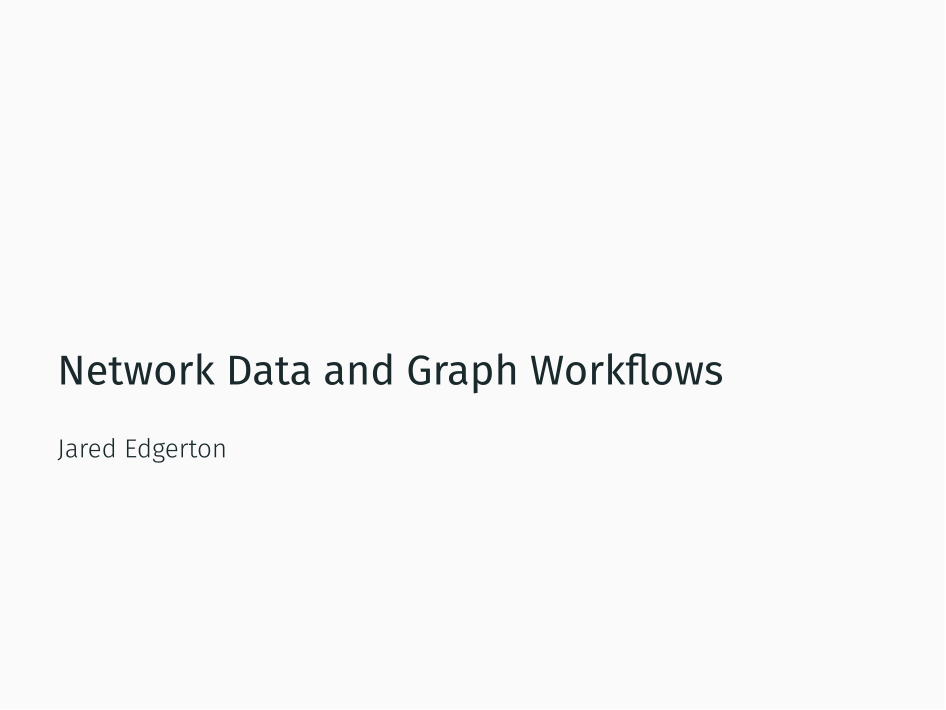

Write R code to recreate this figure.
# make_week08_slides_with_pseudocode.R
# Generates Week 08 lecture slides (Network Data & Graph Workflows)
# Includes pseudocode for ERGM, AME, diffusion models, and GNNs

# Install required packages if not already installed
if (!requireNamespace("xaringan", quietly = TRUE)) install.packages("xaringan")
if (!requireNamespace("rmarkdown", quietly = TRUE)) install.packages("rmarkdown")
if (!requireNamespace("pagedown", quietly = TRUE)) install.packages("pagedown")

writeLines(
"---
title: 'Network Data and Graph Workflows'
author: 'Jared Edgerton'
output:
  xaringan::moon_reader:
    css: [default, metropolis, metropolis-fonts]
    nature:
      highlightStyle: github
      highlightLines: true
      countIncrementalSlides: false
      slideNumberFormat: ''
---

# Why Networks Matter

Many social processes are fundamentally relational:
- Conflict and cooperation
- Information diffusion
- Influence and dependency
- Collective action

Networks make relations explicit.

---

# What Is Network Data

Network data consist of:
- Nodes (actors, units)
- Edges (relations, interactions)
- Attributes on both

The unit of analysis is often the *tie*, not the node.

---

# From Tables to Graphs

Network construction requires choices:
- What counts as a node?
- What counts as a tie?
- Directional or undirected?
- Weighted or binary?

Representation decisions shape inference.

---

# Graph Construction (Conceptual)

````python
import networkx as nx

G = nx.from_pandas_edgelist(
    df,
    source='i',
    target='j',
    create_using=nx.DiGraph()
)
````

````r
library(igraph)

g <- graph_from_data_frame(
  df,
  directed = TRUE
)
````

---

# Centrality Measures

Centrality captures different notions of importance:
- Degree
- Betweenness
- Eigenvector / PageRank

No single measure is universally correct.

---

# Community Detection

Communities identify:
- Clusters of dense ties
- Functional groupings
- Latent structure

Algorithms impose assumptions about structure.

---

# Statistical Network Models

Statistical models treat networks as outcomes:
- Ties are random variables
- Structure is explained, not assumed
- Dependence is explicit

---

# ERGMs (Local Dependence)

````python
# PSEUDOCODE: Exponential Random Graph Model (ERGM)

initialize theta
repeat until convergence:
    propose Y_prime
    delta_g = g(Y_prime) - g(Y_observed)
    accept Y_prime with prob min(1, exp(theta · delta_g))
    update theta

return theta
````

ERGMs explain why certain *local configurations* appear.

---

# AME Models (Latent Structure)

````python
# PSEUDOCODE: Additive–Multiplicative Effects (AME)

for each dyad (i, j):
    y_ij = X_ij beta + a_i + b_j + u_i' v_j + error

initialize beta, a, b, u, v
repeat until convergence:
    update beta
    update a_i and b_j
    update latent positions u_i, v_j

return beta, latent_positions
````

AMEs capture unobserved dependence with low-rank geometry.

---

# Diffusion Models

````python
# PSEUDOCODE: Network Diffusion / Event History

for time t:
    for actor i:
        exposure_i = sum_j w_ij * events_j(t-1)
        hazard_i = f(exposure_i, covariates_i, baseline_t)
        if random_draw < hazard_i:
            events_i(t) = 1
````

Diffusion models make time and exposure explicit.

---

# Graph Neural Networks (GNNs)

````python
# PSEUDOCODE: Graph Neural Network (Message Passing)

initialize h_i^0 = X_i

for layer l in 1:L:
    for node i:
        messages = aggregate(h_j^(l-1) for j in neighbors(i))
        h_i^l = update(h_i^(l-1), messages)

use h_i^L for prediction
````

GNNs learn representations optimized for prediction.

---

# Model Comparison

````text
ERGMs:
  Explain local structure
  Interpretable parameters
  Scale poorly

AMEs:
  Explain latent dependence
  Scalable, interpretable geometry

Diffusion models:
  Explain temporal contagion
  Causal intuition

GNNs:
  Optimize prediction
  Limited interpretability
````

---

# Validation in Network Analysis

Validation challenges include:
- Dependence across observations
- Overfitting structure
- Temporal instability

Out-of-sample checks are essential.

---

# What We Emphasize in Practice

- Start with clear representations
- Match models to questions
- Be explicit about dependence
- Validate aggressively

---

# Discussion

- Which network choices feel most consequential?
- When do black-box models make sense?
- How should uncertainty be communicated?
",
"week08_slides.Rmd"
)

rmarkdown::render(
  "week08_slides.Rmd",
  output_format = "xaringan::moon_reader"
)

pagedown::chrome_print(
  "week08_slides.html",
  output = "week_08_slides.pdf"
)

file.remove("week08_slides.Rmd", "week08_slides.html")

cat("PDF slides have been created as 'week_08_slides.pdf'\n")
